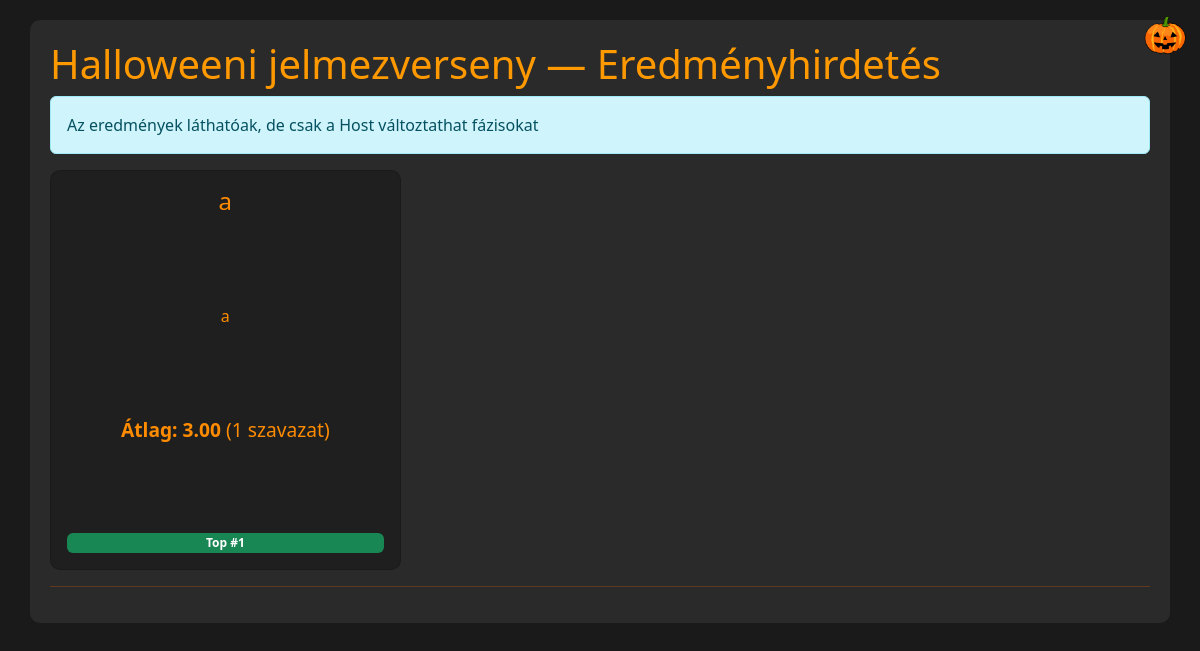
Before: /halloween_app_qr_preserve/results.php with the older database file.
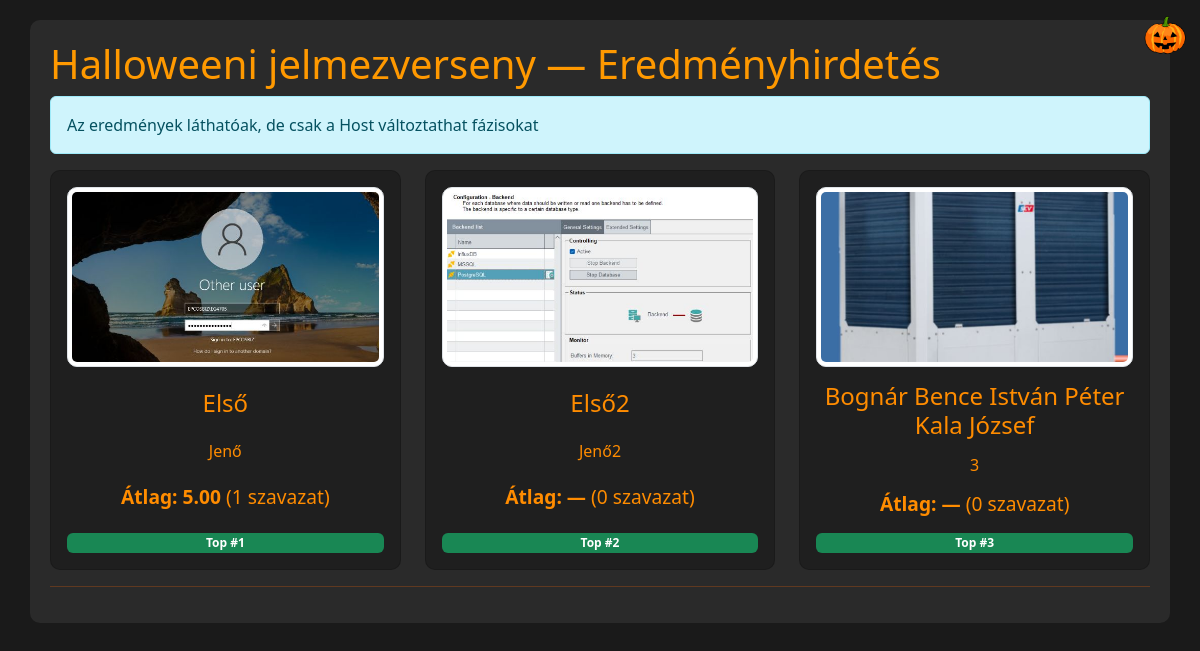
After: the same page with the newer database file.
### tables this page shows
CREATE TABLE participants (
    id INTEGER PRIMARY KEY AUTOINCREMENT,
    name TEXT NOT NULL,
    costume TEXT NOT NULL,
    photo TEXT,
    created_at INTEGER NOT NULL DEFAULT (strftime('%s','now'))
);

### halloween_app_qr_preserve/inc/functions.php (called while the page is built, shortened)
<?php
function h($s){ return htmlspecialchars($s, ENT_QUOTES); }
?>

### halloween_app_qr_preserve/results.php (the view, shortened to what this page needs)
<?php
require 'inc/functions.php';
$is_admin = isset($_SESSION['is_admin']) && $_SESSION['is_admin'] === true;
$rows = $pdo->query('SELECT p.*, (SELECT AVG(score) FROM votes v WHERE v.participant_id = p.id) as avg_score, (SELECT COUNT(*) FROM votes v WHERE v.participant_id = p.id) as votes_count FROM participants p ORDER BY avg_score DESC NULLS LAST')->fetchAll();
?>
<!doctype html>
<html>
<head>
<link rel="stylesheet" href="https://cdn.jsdelivr.net/npm/bootstrap@5.3.0/dist/css/bootstrap.min.css">
<link rel="stylesheet" href="assets/css/custom.css">
</head>
<body>
<div class="container">
  <h1>Halloweeni jelmezverseny — Eredményhirdetés</h1>
  <?php if (!$is_admin): ?>
    <div class="alert alert-info">Az eredmények láthatóak, de csak a Host változtathat fázisokat</div>
  <?php endif; ?>
  <div class="row gy-3">
    <?php $i=0; foreach ($rows as $r): $i++; ?>
      <div class="col-12 col-md-4">
        <div class="card p-3 text-center">
          <?php if ($r['photo']): ?><img src="<?php echo h($r['photo']); ?>" class="photo img-thumbnail mb-2"><?php endif; ?>
          <h4><?php echo h($r['name']); ?></h4>
          <p><?php echo h($r['costume']); ?></p>
          <p style="font-size:1.2rem"><strong>Átlag: <?php echo $r['avg_score'] ? number_format($r['avg_score'],2) : '—'; ?></strong> (<?php echo $r['votes_count']; ?> szavazat)</p>
          <?php if ($i<=3): ?><div class="badge bg-success">Top #<?php echo $i; ?></div><?php endif; ?>
        </div>
      </div>
    <?php endforeach; ?>
  </div>
  <hr>
<img src="assets/images/pumpkin.png" class="pumpkin" alt="pumpkin">
</div>
</body>
</html>

### halloween_app_qr_preserve/assets/css/custom.css (style rules this page uses)
body { background-color: #1a1a1a; color: #ff8c00; font-family: 'Segoe UI', Tahoma, Geneva, Verdana, sans-serif; }
h1, h2, h3, h4, h5, h6 { color: #ff9900; }
.container { background-color: #2a2a2a; padding: 20px; border-radius: 10px; }
.pumpkin { position: absolute; top: 10px; right: 10px; width: 50px; height: auto; z-index: 1000; }
hr { border-top: 1px solid #ff6600; }
.card, .results-table, .table { background-color: #1f1f1f !important; color: #ff9900 !important; }

### halloween_app_qr_preserve/results.php (style rules this page uses)
body { padding:20px }
.card { height: 400px; display: flex; flex-direction: column; justify-content: space-between; background-color: #2a2a2a; border-radius: 10px; padding: 10px; }
.card img.photo { width: 100%; height: 180px; object-fit: cover; border-radius: 10px; display: block; }
.card h5, .card h4, .card p { margin-bottom: 0.4rem; color: #ff8c00; overflow: hidden; text-overflow: ellipsis; }

Changed rows visible on the page:
changed participants: photo: picture added; name "a" → "Első"; costume "a" → "Jenő"; avg_score "3.00" → "5.00"
added participants: photo (picture), name "Első2", costume "Jenő2", votes_count "0"
added participants: photo (picture), name "Bognár Bence István Péter Kala József", costume "3", votes_count "0"
